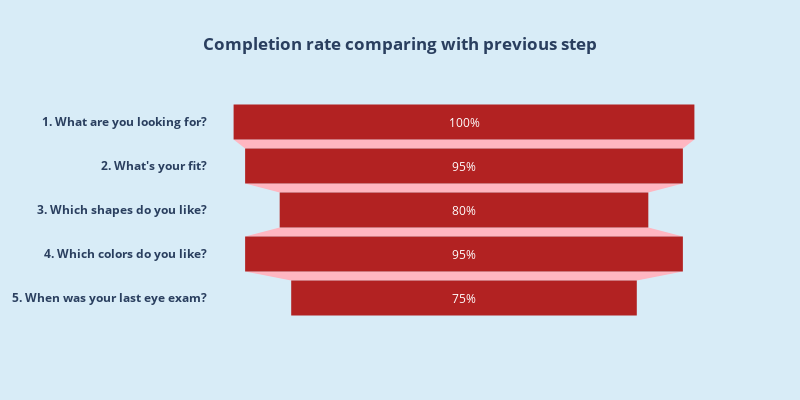

Notebook code for this chart:
### Code cell
import plotly.express as px
import plotly.graph_objs as go

fig = go.Figure()

fig.add_trace(go.Funnel(marker = {"color": ["firebrick", "firebrick", "firebrick", "firebrick", "firebrick"]},
                                 connector={"fillcolor": "lightpink"},
    name = '',
    x=[100, 95, 80, 95,75],
    y=["<b>1. What are you looking for?</b>", "<b>2. What's your fit?", "<b>3. Which shapes do you like?", "<b>4. Which colors do you like?", "<b>5. When was your last eye exam?"],
    textinfo = "percent initial"))

fig.update_layout(title_text='<b>Completion rate comparing with previous step</b>', title_x=0.5,paper_bgcolor='rgb(216,236,247)',plot_bgcolor='rgb(216,236,247)', width=800, height=400)

fig.write_image("fig1.png")
fig.show()

### Figure 1 — Plotly figure (JSON) as saved in the notebook; plotly's stock layout.template omitted (floating-point values rounded to 4 significant figures)
{"data": [{"connector": {"fillcolor": "lightpink"}, "marker": {"color": ["firebrick", "firebrick", "firebrick", "firebrick", "firebrick"]}, "name": "", "textinfo": "percent initial", "type": "funnel", "x": [100, 95, 80, 95, 75], "y": ["<b>1. What are you looking for?</b>", "<b>2. What's your fit?", "<b>3. Which shapes do you like?", "<b>4. Which colors do you like?", "<b>5. When was your last eye exam?"]}], "layout": {"height": 400, "paper_bgcolor": "rgb(216,236,247)", "plot_bgcolor": "rgb(216,236,247)", "title": {"text": "<b>Completion rate comparing with previous step</b>", "x": 0.5}, "width": 800}}
